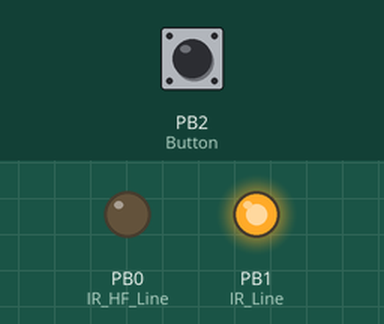
A program run on a simulated ATtiny45, built with avr-gcc and emulated at 8 MHz. Parts: output pins drawn as LEDs (lit = HIGH). Inputs (shaded band) come from the test bench; at power-on: PB2 (Button) HIGH. Sleep ends after the set time or at an interrupt. At 1.4 s the program stops and its outputs stay as they are.

Above: at 1.2 s.
1.3 s: PB2 (Button) pulled LOW for 0.15 s
At 1.8 s:
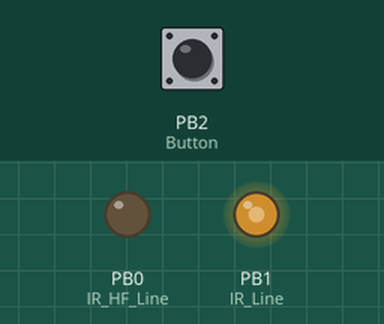
Timing chart, 0 to 2.9 s (numbered marks = the images above; inputs shaded):
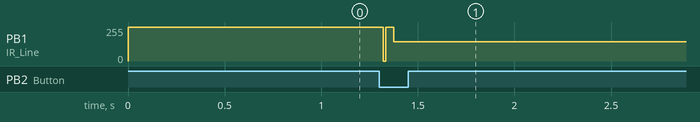

Measured:
- after the input at 1.3 s, PB1 (IR_Line): 255/255 → 145/255 at once

The program:

MicroLab_Remote.c
```c
#include <util/delay.h>
#include <avr/io.h>
#include <avr/interrupt.h>
#include <avr/sleep.h>
#include "Timer.h"
#include "Ports_init.h"

#define DEV			 128							//Íàçâà äåâàéñà ïî ïðîòîêîëó NEC
#define VOL_Plus	 136							//Êîìàíäè
#define VOL_Minus    64
#define INPUT		 32

//Îá'ÿâëÿºì ôóíêö³¿
void TransmitCmnd (char, char);
void TransmitByte (char);
void FreqOn  (void);
void FreqOff (void);

int main(void)
{
		button_init();								//²í³ò êíîïîê
		IR_diod_init();								//²í³ò ²×-ä³îäà


    while(1)
    {


		if (PINB&(1<<2))							//Button VOL+
		{
			while(PINB&(1<<2)) _delay_ms(20);
			_delay_ms(20);
			TransmitCmnd(DEV, VOL_Plus);

			set_sleep_mode(SLEEP_MODE_PWR_DOWN);	//Âõ³â â ðåæèì ñíó
			sleep_enable();
			sleep_cpu();
			sleep_disable();

		}
		if (PINB&(1<<3))							//Button VOL-
		{
			while(PINB&(1<<3)) _delay_ms(20);
			_delay_ms(20);
			TransmitCmnd(DEV, VOL_Minus);

			set_sleep_mode(SLEEP_MODE_PWR_DOWN);	//Âõ³â â ðåæèì ñíó
			sleep_enable();
			sleep_cpu();
			sleep_disable();

		}
		if (PINB&(1<<4))							//Button INPUT
		{
			while(PINB&(1<<4)) _delay_ms(20);
			_delay_ms(20);
			TransmitCmnd(DEV, INPUT);

			set_sleep_mode(SLEEP_MODE_PWR_DOWN);	//Âõ³â â ðåæèì ñíó
			sleep_enable();
			sleep_cpu();
			sleep_disable();
		}

    }
}

void TransmitCmnd (char device, char command)
{

	//ñòàðòîâûé èìïóëüñ
	IR_PORT &= ~IR_Line;							//ñáðîñèòü ïðÿìîé âûâîä
	FreqOn ();										//ïîäàòü ÷àñòîòó 36000
	_delay_us (9000);								//æäåì 9 ìñ

	IR_PORT |= IR_Line;								//óñòàíîâèòü ïðÿìîé âûâîä
	FreqOff ();										//âûêëþ÷èòü ÷àñòîòó 36000
	_delay_us (4400);								//æäåì 4,4 ìñ

	//ïåðåäà÷à êîìàíäû
	TransmitByte (device);							//ïðÿìîé àäðåñ óñòðîéñòâà
	TransmitByte (~device);							//èíâåðñíûé àäðåñ óñòðîéñòâà
	TransmitByte (command);							//ïðÿìàÿ êîìàíäà
	TransmitByte (~command);						//èíâåðñíàÿ êîìàíäà

	//çàâåðøàþùèé èìïóëüñ
	IR_PORT &= ~IR_Line;							//ñáðîñèòü ïðÿìîé âûâîä
	FreqOn ();										//ïîäàòü ÷àñòîòó 36000
	_delay_us (660);								//æäåì 0,66 ìñ

	IR_PORT |= IR_Line;								//óñòàíîâèòü ïðÿìîé âûâîä
	FreqOff ();										//âûêëþ÷èòü ÷àñòîòó 36000

}


//âûâîä áàéòà ïî êàíàëó IR
//byte - áàéò äàííûõ
void TransmitByte (char byte)
{
	for (char i=0; i<8; i++){

		IR_PORT &= ~IR_Line;						//ñáðîñèòü ïðÿìîé âûâîä
		FreqOn ();									//ïîäàòü ÷àñòîòó 36000
		_delay_us (660);							//ïàóçà 0,66 ìñ

		IR_PORT |= IR_Line;							//óñòàíîâèòü ïðÿìîé âûâîä
		FreqOff ();									//âûêëþ÷èòü ÷àñòîòó 36000
		if (byte & 0x80)							//æäåì
		_delay_us (1580);							//åñëè áèò = 1 òî 1,58 ìñ
		else
		_delay_us (460);							//åñëè áèò = 0 òî 0,46 ìñ

		byte <<= 1;									//ñäâèíóòü áèòû
	}
}
```

Timer.h
```c
void FreqOn (void)
{
	TCCR0A = (1<<FOC0A)						//ïðèíóäèòåëüíîå èçìåíåíèå ñîñòîÿíèÿ âûâîäà ïðè ñîâïàäåíèè
	|(1<<CS00)|(0<<CS01)|(0<<CS02)			//ïðÿìîå òàêòèðîâàíèå îò ãåíåðàòîðà
	|(1<<COM0A0)|(0<<COM0A1)				//ñîñòîÿíèå âûâîäà ìåíÿåòñÿ íà ïðîòèâîïîëîæíîå
	|(0<<WGM00)|(1<<WGM01)|(0<<WGM02); 		//ðåæèì CTC (ñáðîñ ïðè ñîâïàäåíèè)

	TCNT0 = 0; 								//ïðîñòî îáíóëèë ñ÷åòíûé ðåãèñòð
	OCR0A = 111; 							//ïðè äîñòèæåíèè ýòîãî çíà÷åíèÿ(111) â ñ÷åòíîì ðåãèñòðå áóäåò ñáðîñ è ïåðåêëþ÷åíèå ÎÑ2
}

void FreqOff (void)
{
	TCCR0A = 0;								//âûêëþ÷èòü ãåíåðàòîð 36000 Hz
	PORTB &= ~PB0;							//âûñîêî÷àñòîòíûé âûâîä ñáðîñèòü
}
```

Ports_init.h
```c
/*
 * Buttons.h
 *
 * Created: 21.03.2014 23:33:37
 *  Author: Taras
 */
//IR Diode port definitions
#define IR_PORT 	PORTB
#define IR_PIN 		PINB
#define IR_DDR 		DDRB
#define IR_HF_Line 	(1<<0)							 //PB0-for freq
#define IR_Line 	(1<<1)							 //PB1-for delays


#ifndef BUTTONS_H_
#define BUTTONS_H_

void button_init()
{
	DDRB&=~(1<<2)&~(1<<3)&~(1<<4);					//Âõ³ä íà êíîïêó
	PORTB|=(1<<2)|(1<<3)|(1<<4);					//Ï³äòÿæêà êíîïêè â³äñóòíÿ, çîâí³øíÿ ï³äòÿæêà
}

void IR_diod_init(void)
{
	IR_DDR |= (IR_Line | IR_HF_Line);				//IR_Diod init
	IR_PORT |= IR_Line;
}


#endif /* BUTTONS_H_ */
```
